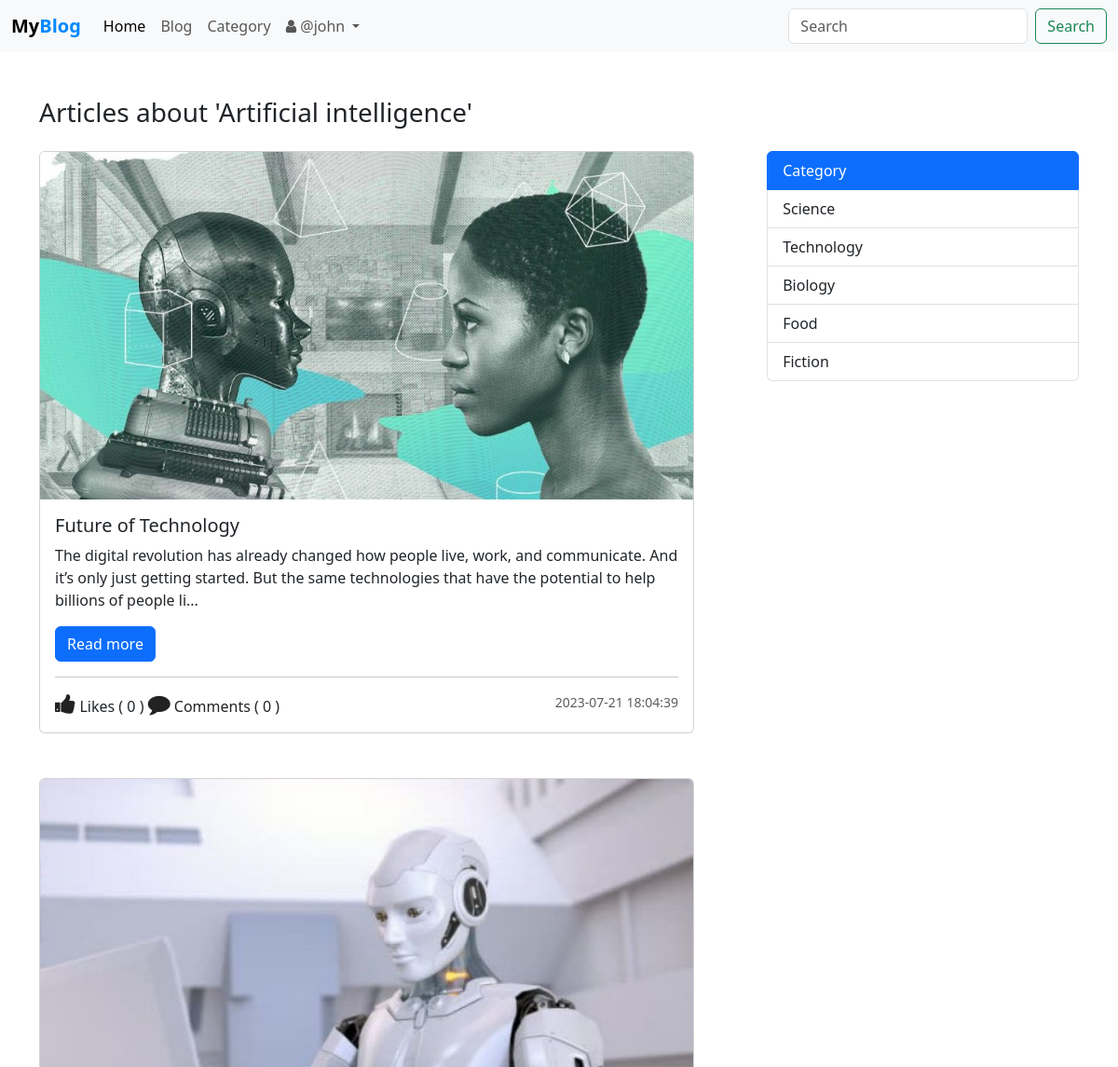
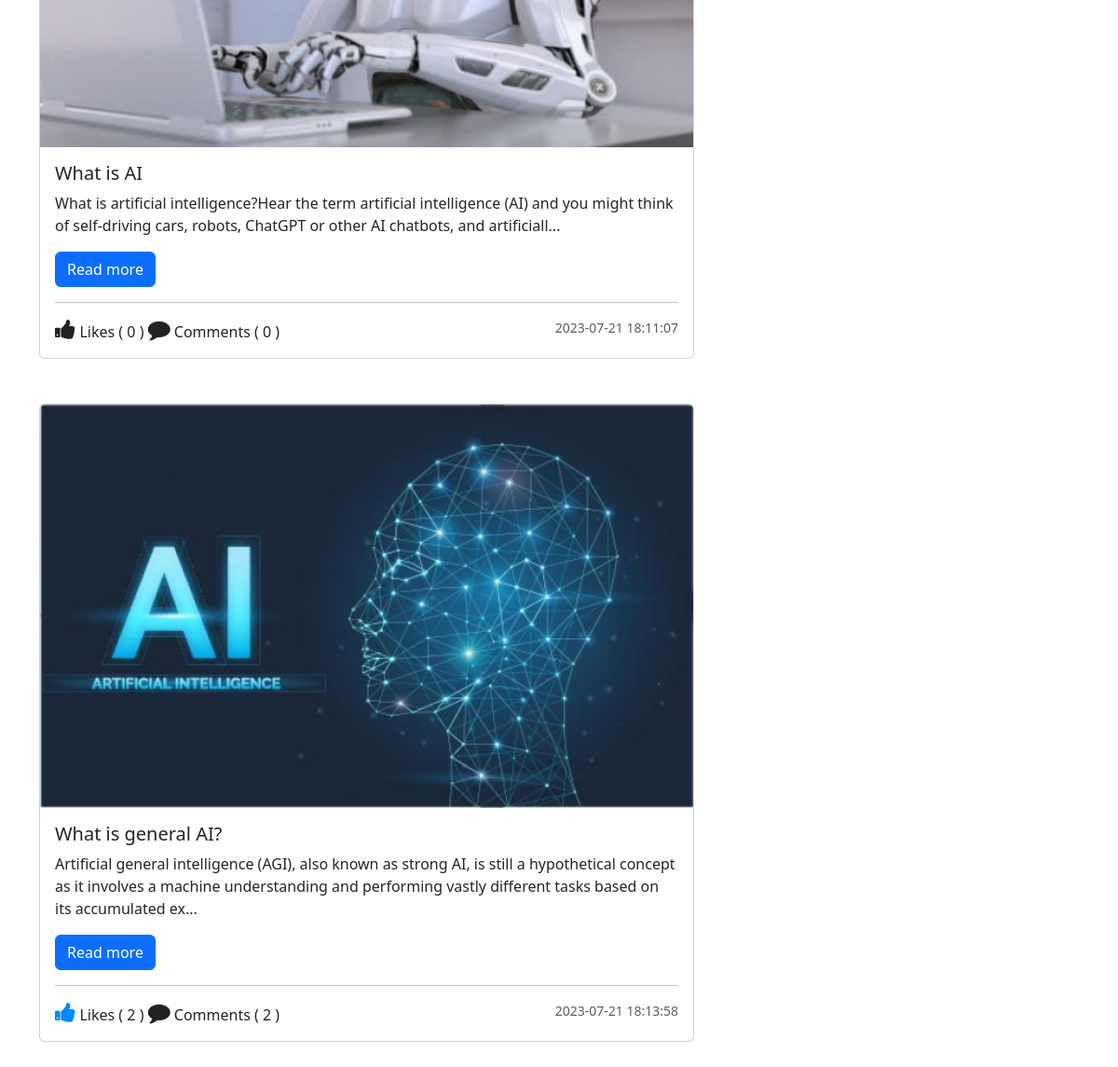
Page /category.php?category_id=9 (signed in) on the committed database (2 pictures, top to bottom).
### tables this page shows
CREATE TABLE `category` (
  `id` int(11) NOT NULL,
  `category` varchar(127) NOT NULL
);

CREATE TABLE `post` (
  `post_id` int(11) NOT NULL,
  `post_title` varchar(127) NOT NULL,
  `post_text` text NOT NULL,
  `category` int(11) NOT NULL,
  `publish` int(2) NOT NULL DEFAULT 1,
  `cover_url` varchar(255) NOT NULL DEFAULT 'default.jpg',
  `crated_at` datetime NOT NULL DEFAULT current_timestamp()
);

### admin/data/Post.php (called while the page is built, shortened)
<?php
function getAllPostsByCategory($conn, $category_id){
   $sql = "SELECT * FROM post  WHERE category=? AND publish=1";
   $stmt = $conn->prepare($sql);
   $stmt->execute([$category_id]);
   if($stmt->rowCount() >= 1){
         $data = $stmt->fetchAll();
         return $data;
   }else {
       return 0;
   }
}
function getCategoryById($conn, $id){
   $sql = "SELECT * FROM category WHERE id=?";
   $stmt = $conn->prepare($sql);
   $stmt->execute([$id]);
   if($stmt->rowCount() >= 1){
         $data = $stmt->fetch();
         return $data;
   }else {
       return 0;
   }
}
function get5Categoies($conn){
   $sql = "SELECT * FROM category LIMIT 5";
   $stmt = $conn->prepare($sql);
   $stmt->execute();
   if($stmt->rowCount() >= 1){
         $data = $stmt->fetchAll();
         return $data;
   }else {
       return 0;
   }
}
function getAllCategories($conn){
   $sql = "SELECT * FROM category ORDER BY category";
   $stmt = $conn->prepare($sql);
   $stmt->execute();
   if($stmt->rowCount() >= 1){
         $data = $stmt->fetchAll();
         return $data;
   }else {
       return 0;
   }
}

### admin/data/Comment.php (called while the page is built, shortened)
<?php
function CountByPostID($conn, $id){
   $sql = "SELECT * FROM comment WHERE post_id=?";
   $stmt = $conn->prepare($sql);
   $stmt->execute([$id]);
   return $stmt->rowCount();
}
function likeCountByPostID($conn, $id){
   $sql = "SELECT * FROM post_like WHERE post_id=?";
   $stmt = $conn->prepare($sql);
   $stmt->execute([$id]);
   return $stmt->rowCount();
}
function isLikedByUserID($conn, $post_id, $user_id){
   $sql = "SELECT * FROM post_like WHERE post_id=? AND liked_by=?";
   $stmt = $conn->prepare($sql);
   $stmt->execute([$post_id, $user_id]);
   if ($stmt->rowCount() > 0) {
      return 1;
   }else return 0;
}

### Category.php (the view, shortened to what this page needs)
<?php
$logged = false;
if (isset($_SESSION['user_id']) && isset($_SESSION['username'])) {
	 $logged = true;
	 $user_id = $_SESSION['user_id'];
    }
  include_once("db_conn.php");
  include_once("admin/data/Post.php");
  include_once("admin/data/Comment.php");
  $categories = getAllCategories($conn);
  $categories5 = get5Categoies($conn);
  $category = 0;
 ?>
<!DOCTYPE html>
<html lang="en">
<head>
		<?php
           if (isset($_GET['category_id'])){
           	   $c_id =$_GET['category_id'];
           	   $category = getCategoryById($conn, $c_id);
           }else {
              echo "Blog Category Page";
           }
		 ?>
	<link href="https://cdn.jsdelivr.net/npm/bootstrap@5.3.0/dist/css/bootstrap.min.css" rel="stylesheet">
	<link rel="stylesheet" href="https://stackpath.bootstrapcdn.com/font-awesome/4.7.0/css/font-awesome.min.css">
	<link rel="stylesheet" href="css/style.css">
</head>
<body>
 <?php
     include 'inc/NavBar.php';
  ?>
 <div class="container mt-5">
 <h1 class="display-4 mb-4 fs-3">
 			<?php if ($category != 0)
 			  echo "Articles about '".$category['category']."'";
 			else echo "Articles"; ?>
</h1>
  <section class="d-flex">
  	<?php if (!isset($_GET['category_id'])) { ?>
  	   <main class="main-blog p-2">
  	   	  <div class="list-group category-aside">
  	   	  	 <?php foreach ($categories as $category) {?>
			  <a href="category.php?category_id=<?=$category['id']?>"
			     class="list-group-item list-group-item-action">
			  	<?php echo $category['category']; ?>
			  </a>
			<?php } ?>
		   </div>
  	   </main>
  	<?php }else{
  	 $cId = $_GET['category_id'];
  	 $posts = getAllPostsByCategory($conn, $cId);
  	?>
	<?php if ($posts != 0) { ?>
   <main class="main-blog">
   	<?php foreach ($posts as $post) { ?>
   	   <div class="card main-blog-card mb-5">
	  <img src="upload/blog/<?=$post['cover_url']?>" class="card-img-top" alt="...">
	  <div class="card-body">
	    <h5 class="card-title"><?=$post['post_title']?></h5>
	    <?php
            $p = strip_tags($post['post_text']);
            $p = substr($p, 0, 200);
	     ?>
	    <p class="card-text"><?=$p?>...</p>
	    <a href="blog-view.php?post_id=<?=$post['post_id']?>" class="btn btn-primary">Read more</a>
	    <hr>
        <div class="d-flex justify-content-between">
        	<div class="react-btns">
    		<?php
    		$post_id = $post['post_id'];
    		if ($logged) {
    			$liked = isLikedByUserID($conn, $post_id, $user_id);
            if($liked){
    		 ?>
        	<i class="fa fa-thumbs-up liked like-btn"
		   	   post-id="<?=$post_id?>"
		   	   liked="1"
		   	   aria-hidden="true"></i>
		       <?php }else{ ?>
		    <i class="fa fa-thumbs-up like like-btn"
		        post-id="<?=$post_id?>"
		   	    liked="0"
		        aria-hidden="true"></i>
		    <?php } } else{ ?>
		    <i class="fa fa-thumbs-up" aria-hidden="true"></i>
		    <?php } ?>
		   Likes (
    <span><?php
   echo likeCountByPostID($conn, $post['post_id']);
     ?></span> )
		    <a href="blog-view.php?post_id=<?=$post['post_id']?>#comments">
        	<i class="fa fa-comment" aria-hidden="true"></i> Comments (
		        <?php
                    echo CountByPostID($conn, $post['post_id']);
		         ?>
		        )
		    </a>
		    </div>
		    <small class="text-body-secondary"><?=$post['crated_at']?></small>
        </div>
	  </div>
	</div>
   <?php } ?>
   </main>
  	<?php } } ?>
       <aside class="aside-main">
       	   <div class="list-group category-aside">
			  <a href="#"
			     class="list-group-item list-group-item-action active"
			     aria-current="true">
			    Category
			  </a>
			  <?php foreach ($categories5 as $category ) { ?>
			  <a href="category.php?category_id=<?=$category['id']?>"
			  	 class="list-group-item list-group-item-action">
			  	<?php echo $category['category']; ?>
			  </a>
			  <?php } ?>
			</div>
       </aside>
  </section>
    </div>
</body>
</html>

### css/style.css (style rules this page uses)
img { max-width: 100%; }
.main-blog-card { width: 90%; }
.category-aside { width: 100%; }
.main-blog { width: 70%; }
.aside-main { width: 30%; }
.react-btns i { font-size: 24px; color: #222; cursor: pointer; }
.react-btns a { text-decoration: none; color: #222; cursor: pointer; }
.react-btns .liked { color: #0088FF; }

### rows in the picture
category: category "Artificial intelligence"
post: cover_url (picture), post_title "Future of Technology", post_text "The digital revolution has already changed how people live, work, and communicate. And it’s only just getting started. But the same technologies that have the potential to help billions of people li", post_id "0", crated_at "2023-07-21 18:04:39"
post: cover_url (picture), post_title "What is AI", post_text "What is artificial intelligence?Hear the term artificial intelligence (AI) and you might think of self-driving cars, robots, ChatGPT or other AI chatbots, and artificiall", post_id "0", crated_at "2023-07-21 18:11:07"
post: cover_url (picture), post_title "What is general AI?", post_text "Artificial general intelligence (AGI), also known as strong AI, is still a hypothetical concept as it involves a machine understanding and performing vastly different tasks based on its accumulated ex", post_id "2", crated_at "2023-07-21 18:13:58"
category: category "Science"
category: category "Technology"
category: category "Biology"
category: category "Food"
category: category "Fiction"

### other values in the picture
$_SESSION['username'] "john"
